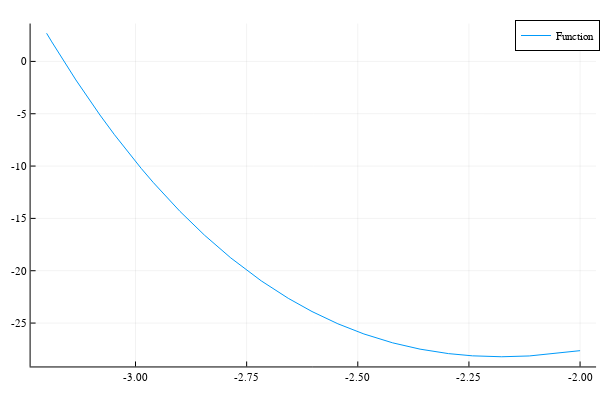

Notebook source saved alongside this figure:
### Code cell
plot(func, -3.2, -2.0, label="Function")

### Figure 1 — Plotly figure (JSON) as saved in the notebook; plotly's stock layout.template omitted (floating-point values rounded to 4 significant figures)
{"data": [{"colorbar": {"title": ""}, "legendgroup": "Function", "line": {"color": "rgba(0, 154, 250, 1.000)", "dash": "solid", "shape": "linear", "width": 1}, "mode": "lines", "name": "Function", "showlegend": true, "type": "scatter", "x": [-3.2, -3.194, -3.188, -3.134, -3.08, -3.047, -3.015, -2.987, -2.96, -2.9, -2.845, -2.786, -2.717, -2.656, -2.603, -2.545, -2.486, -2.422, -2.36, -2.296, -2.242, -2.176, -2.114, -2.015, -2], "xaxis": "x1", "y": [2.691, 2.276, 1.865, -1.773, -5.123, -7.003, -8.786, -10.22, -11.59, -14.33, -16.6, -18.78, -20.97, -22.64, -23.9, -25.07, -26.04, -26.89, -27.49, -27.92, -28.13, -28.22, -28.14, -27.73, -27.64], "yaxis": "y1", "zmax": null, "zmin": null}], "layout": {"annotations": [], "height": 400, "legend": {"bgcolor": "rgba(255, 255, 255, 1.000)", "bordercolor": "rgba(0, 0, 0, 1.000)", "borderwidth": 1, "font": {"color": "rgba(0, 0, 0, 1.000)", "family": "sans-serif", "size": 11}, "tracegroupgap": 0, "traceorder": "normal", "x": 1, "xanchor": "auto", "y": 1, "yanchor": "auto"}, "margin": {"b": 20, "l": 0, "r": 0, "t": 20}, "paper_bgcolor": "rgba(255, 255, 255, 1.000)", "plot_bgcolor": "rgba(255, 255, 255, 1.000)", "showlegend": true, "width": 600, "xaxis": {"anchor": "y1", "domain": [0.05101, 0.9934], "gridcolor": "rgba(0, 0, 0, 0.100)", "gridwidth": 0.5, "linecolor": "rgba(0, 0, 0, 1.000)", "mirror": false, "range": [-3.236, -1.964], "showgrid": true, "showline": true, "showticklabels": true, "tickangle": 0, "tickcolor": "rgb(0, 0, 0)", "tickfont": {"color": "rgba(0, 0, 0, 1.000)", "family": "sans-serif", "size": 11}, "tickmode": "array", "ticks": "inside", "ticktext": ["-3.00", "-2.75", "-2.50", "-2.25", "-2.00"], "tickvals": [-3, -2.75, -2.5, -2.25, -2], "title": "", "titlefont": {"color": "rgba(0, 0, 0, 1.000)", "family": "sans-serif", "size": 15}, "type": "-", "visible": true, "zeroline": false, "zerolinecolor": "rgba(0, 0, 0, 1.000)"}, "yaxis": {"anchor": "x1", "domain": [0.03762, 0.9902], "gridcolor": "rgba(0, 0, 0, 0.100)", "gridwidth": 0.5, "linecolor": "rgba(0, 0, 0, 1.000)", "mirror": false, "range": [-29.15, 3.618], "showgrid": true, "showline": true, "showticklabels": true, "tickangle": 0, "tickcolor": "rgb(0, 0, 0)", "tickfont": {"color": "rgba(0, 0, 0, 1.000)", "family": "sans-serif", "size": 11}, "tickmode": "array", "ticks": "inside", "ticktext": ["-25", "-20", "-15", "-10", "-5", "0"], "tickvals": [-25, -20, -15, -10, -5, 0], "title": "", "titlefont": {"color": "rgba(0, 0, 0, 1.000)", "family": "sans-serif", "size": 15}, "type": "-", "visible": true, "zeroline": false, "zerolinecolor": "rgba(0, 0, 0, 1.000)"}}}
